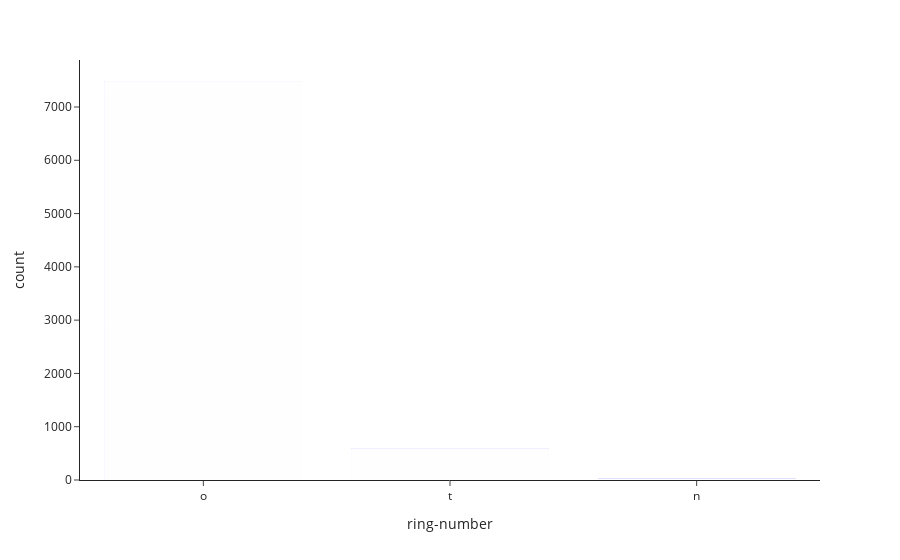

The cell this chart's notebook holds for it:
### Code cell
fig = px.bar(data_frame=df, x='ring-number', color_discrete_sequence=['blue']*3, template="simple_white")
#fig.layout.template = 'plotly_light'
fig.show()

### Figure 1 — Plotly figure (JSON) as saved in the notebook; plotly's stock layout.template omitted (floating-point values rounded to 4 significant figures; data arrays with more than 128 entries replaced by an {"elided": "..."} marker saying what was removed)
{"data": [{"alignmentgroup": "True", "hovertemplate": "ring-number=%{x}<br>count=%{y}<extra></extra>", "legendgroup": "", "marker": {"color": "blue", "pattern": {"shape": ""}}, "name": "", "offsetgroup": "", "orientation": "v", "showlegend": false, "textposition": "auto", "type": "bar", "x": {"elided": "8124 str values"}, "xaxis": "x", "y": {"elided": "8124 int values"}, "yaxis": "y"}], "layout": {"barmode": "relative", "legend": {"tracegroupgap": 0}, "margin": {"t": 60}, "xaxis": {"anchor": "y", "domain": [0, 1], "title": {"text": "ring-number"}}, "yaxis": {"anchor": "x", "domain": [0, 1], "title": {"text": "count"}}}}
